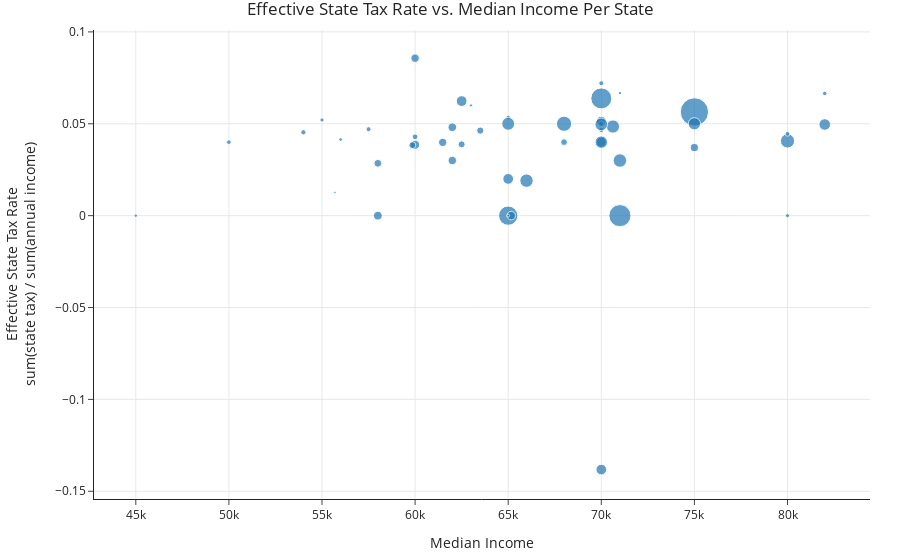

This figure's notebook cell:
### Markdown cell above
Nice work! To wrap up this section, we'll show you one of the many visualizations you can create using the calculations you just did.

All you need to do here is read through the cell below, try and understand the code, run the cell, and look at the resulting visualization. What trends do you notice?

### Code cell
effective_tax_per_state = (
    with_disposable_income
    .groupby('State')
    .apply(lambda df: df['state_tax_owed'].sum() / df['annual_inc'].sum())
)

median_income = (
    with_disposable_income
    .groupby('State')
    ['annual_inc']
    .median()
)

(
    pd.DataFrame()
    .assign(
        effective_tax_per_state=effective_tax_per_state, 
        median_income=median_income,
        count=with_disposable_income.value_counts('State')
    )
    .reset_index()
    .plot(
        kind='scatter',
        x='median_income',
        y='effective_tax_per_state',
        hover_name='State',
        size='count',
        title='Effective State Tax Rate vs. Median Income Per State',
        labels={
            'median_income': 'Median Income',
            'effective_tax_per_state': 'Effective State Tax Rate<br>sum(state tax) / sum(annual income)',
            'count': 'Number of Borrowers'
        }
    )
)

### Figure 1 — Plotly figure (JSON) as saved in the notebook; plotly's stock layout.template omitted (floating-point values rounded to 4 significant figures)
{"data": [{"hovertemplate": "<b>%{hovertext}</b><br><br>Median Income=%{x}<br>Effective State Tax Rate<br>sum(state tax) / sum(annual income)=%{y}<br>Number of Borrowers=%{marker.size}<extra></extra>", "hovertext": ["AK", "AL", "AR", "AZ", "CA", "CO", "CT", "DC", "DE", "FL", "GA", "HI", "ID", "IL", "IN", "KS", "KY", "LA", "MA", "MD", "ME", "MI", "MN", "MO", "MS", "MT", "NC", "ND", "NE", "NH", "NJ", "NM", "NV", "NY", "OH", "OK", "OR", "PA", "RI", "SC", "SD", "TN", "TX", "UT", "VA", "VT", "WA", "WI", "WV", "WY"], "legendgroup": "", "marker": {"color": "#1F77B4", "size": [19, 78, 55, 131, 905, 113, 110, 23, 24, 420, 198, 28, 11, 261, 81, 59, 51, 75, 170, 151, 12, 174, 131, 96, 37, 20, 188, 7, 31, 25, 228, 31, 82, 498, 204, 54, 81, 205, 26, 69, 13, 89, 553, 34, 183, 15, 129, 85, 28, 9], "sizemode": "area", "sizeref": 2.263, "symbol": "circle"}, "mode": "markers", "name": "", "orientation": "v", "showlegend": false, "type": "scatter", "x": [80000, 61480.0, 62500, 65000, 75000, 70000, 70000, 82000, 65000, 65000, 70625, 70000, 63000, 68000, 62000, 63500, 68000, 75000, 75000, 82000, 71000, 70000, 62500, 60000, 60000, 55000, 65000, 55694, 54000, 50000, 80000, 70000, 65160.0, 70000, 65980.0, 59850, 60000, 71000, 80000, 58000, 45000, 58000, 71000, 70000, 70000, 56000, 70000, 62000, 57500, 65000], "xaxis": "x", "y": [0, 0.03986, 0.0388, 0.02, 0.05645, 0.04, 0.05143, 0.06652, 0.05345, 0, 0.04852, 0.07204, 0.06, 0.05, 0.03, 0.04628, 0.04, 0.03704, 0.05, 0.04961, 0.06674, 0.04, 0.06236, 0.03858, 0.04291, 0.05206, 0.05, 0.01266, 0.04538, 0.04, 0.04068, 0.04659, 0, 0.06382, 0.01905, 0.03835, 0.0857, 0.03, 0.04454, 0.02849, 0, 0, 0, 0.05, 0.04969, 0.04142, -0.1382, 0.0481, 0.04705, 0], "yaxis": "y"}], "layout": {"autosize": true, "legend": {"itemsizing": "constant", "tracegroupgap": 0}, "title": {"text": "Effective State Tax Rate vs. Median Income Per State"}, "xaxis": {"anchor": "y", "autorange": true, "domain": [0, 1], "range": [42730.0, 84470.0], "title": {"text": "Median Income"}, "type": "linear"}, "yaxis": {"anchor": "x", "autorange": true, "domain": [0, 1], "range": [-0.157, 0.1033], "title": {"text": "Effective State Tax Rate<br>sum(state tax) / sum(annual income)"}, "type": "linear"}}}
